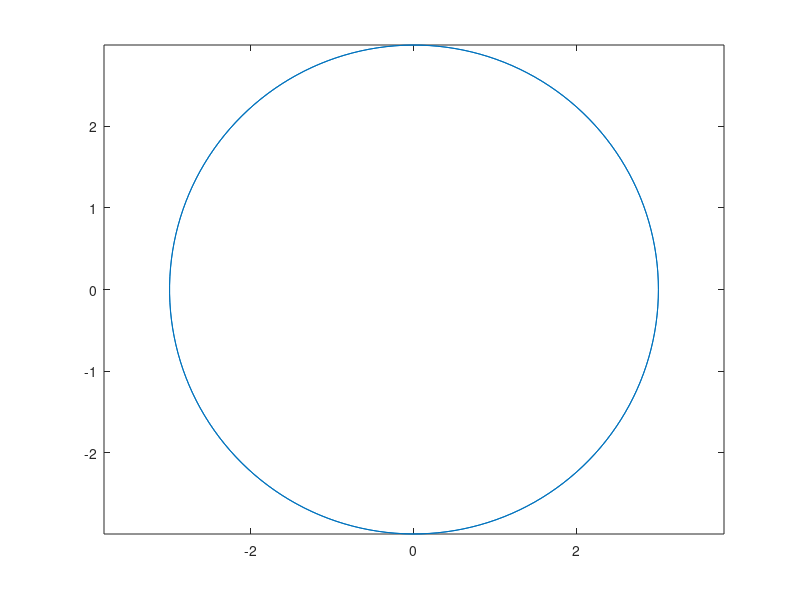

The MATLAB source for this figure:
r = 3;
theta = linspace(-2*pi,2*pi,180);
x = r*cos(theta); 
y = r*sin(theta); 
plot(x,y); 
axis equal 
dt = pi*r^2; 
sprintf('dien tich hinh tron la: %0.5f',dt) 
chuvi=2*pi*r; 
sprintf('chu vi hinh tron la:%0.5f', chuvi)

